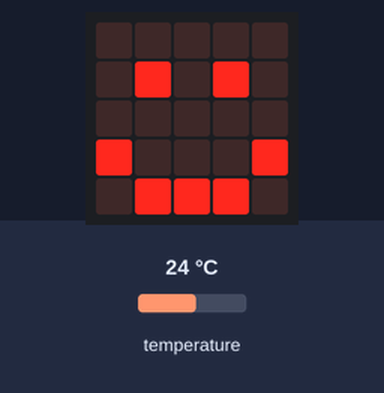
Simulated run of this program. Board: BBC micro:bit (MakeCode). Shown: the board's 5×5 LED display. The test bench sets the inputs (shaded band); at power-on: temperature 24 °C.

Above: at 1.8 s.
1.9 s: temperature set to 33 °C
At 2.6 s:
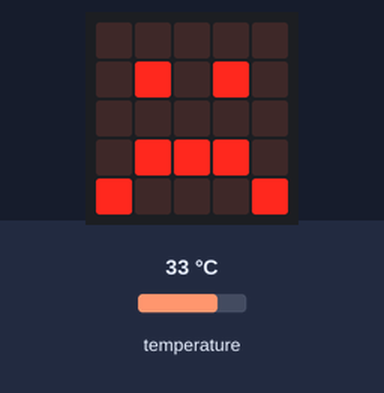
4.1 s: temperature set to 12 °C
At 6.5 s:
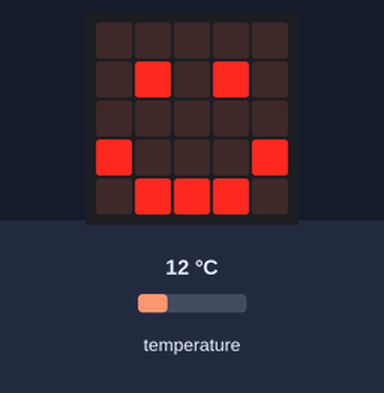
6.9 s: temperature set to 41 °C
At 8.5 s:
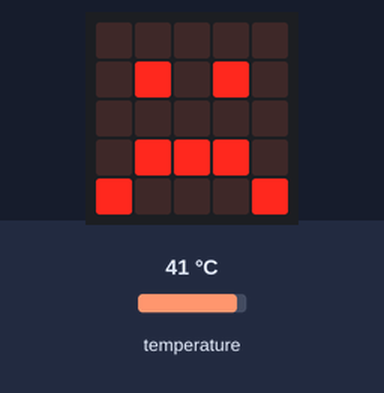
Timing chart, 0 to 10.0 s (numbered marks = the images above; inputs shaded):
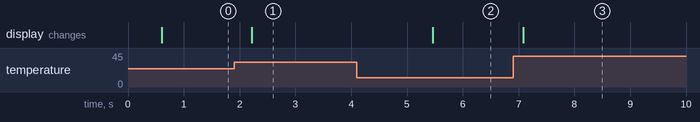

The program:

main.ts
```typescript
basic.showIcon(IconNames.Heart)
basic.forever(function () {
    if (input.temperature() > 28) {
        basic.showIcon(IconNames.Sad)
    } else {
        basic.showIcon(IconNames.Happy)
    }
    basic.pause(1000)
})
```

Measured:
- after the input at 1.9 s, the display: changes after 0.32 s (image 1)
- after the input at 4.1 s, the display: changes after 1.4 s (image 2)
- after the input at 6.9 s, the display: changes after 0.18 s (image 3)
